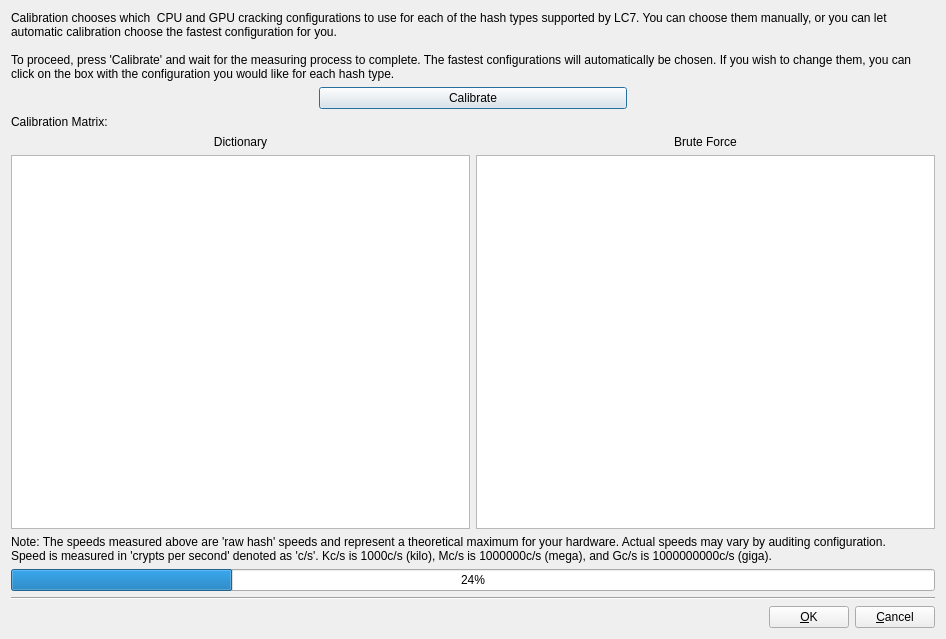
<?xml version="1.0" encoding="UTF-8"?>
<ui version="4.0">
 <class>CalibrationDialog</class>
 <widget class="QDialog" name="CalibrationDialog">
  <property name="geometry">
   <rect>
    <x>0</x>
    <y>0</y>
    <width>946</width>
    <height>639</height>
   </rect>
  </property>
  <property name="windowTitle">
   <string>Calibration</string>
  </property>
  <layout class="QVBoxLayout" name="verticalLayout">
   <item>
    <widget class="QLabel" name="label">
     <property name="text">
      <string>Calibration chooses which  CPU and GPU cracking configurations to use for each of the hash types supported by LC7. You can choose them manually, or you can let automatic calibration choose the fastest configuration for you.

To proceed, press 'Calibrate' and wait for the measuring process to complete. The fastest configurations will automatically be chosen. If you wish to change them, you can click on the box with the configuration you would like for each hash type.</string>
     </property>
     <property name="wordWrap">
      <bool>true</bool>
     </property>
    </widget>
   </item>
   <item>
    <layout class="QHBoxLayout" name="horizontalLayout_3">
     <item>
      <spacer name="horizontalSpacer_2">
       <property name="orientation">
        <enum>Qt::Horizontal</enum>
       </property>
       <property name="sizeHint" stdset="0">
        <size>
         <width>40</width>
         <height>20</height>
        </size>
       </property>
      </spacer>
     </item>
     <item>
      <widget class="QPushButton" name="calibrateButton">
       <property name="sizePolicy">
        <sizepolicy hsizetype="Expanding" vsizetype="Fixed">
         <horstretch>0</horstretch>
         <verstretch>0</verstretch>
        </sizepolicy>
       </property>
       <property name="text">
        <string>Calibrate</string>
       </property>
      </widget>
     </item>
     <item>
      <spacer name="horizontalSpacer_3">
       <property name="orientation">
        <enum>Qt::Horizontal</enum>
       </property>
       <property name="sizeHint" stdset="0">
        <size>
         <width>40</width>
         <height>20</height>
        </size>
       </property>
      </spacer>
     </item>
    </layout>
   </item>
   <item>
    <widget class="QLabel" name="label_3">
     <property name="text">
      <string>Calibration Matrix:</string>
     </property>
    </widget>
   </item>
   <item>
    <layout class="QHBoxLayout" name="horizontalLayout">
     <item>
      <layout class="QVBoxLayout" name="verticalLayout_2">
       <item>
        <widget class="QLabel" name="dictionaryLabel">
         <property name="text">
          <string>Dictionary</string>
         </property>
         <property name="alignment">
          <set>Qt::AlignCenter</set>
         </property>
        </widget>
       </item>
       <item>
        <widget class="QTableWidget" name="calibrationNoMaskTableWidget">
         <property name="contextMenuPolicy">
          <enum>Qt::CustomContextMenu</enum>
         </property>
         <property name="editTriggers">
          <set>QAbstractItemView::NoEditTriggers</set>
         </property>
         <property name="alternatingRowColors">
          <bool>false</bool>
         </property>
         <property name="selectionMode">
          <enum>QAbstractItemView::NoSelection</enum>
         </property>
         <property name="selectionBehavior">
          <enum>QAbstractItemView::SelectItems</enum>
         </property>
         <property name="cornerButtonEnabled">
          <bool>false</bool>
         </property>
         <attribute name="horizontalHeaderStretchLastSection">
          <bool>true</bool>
         </attribute>
        </widget>
       </item>
      </layout>
     </item>
     <item>
      <layout class="QVBoxLayout" name="verticalLayout_3">
       <item>
        <widget class="QLabel" name="bruteForceLabel">
         <property name="text">
          <string>Brute Force</string>
         </property>
         <property name="alignment">
          <set>Qt::AlignCenter</set>
         </property>
        </widget>
       </item>
       <item>
        <widget class="QTableWidget" name="calibrationMaskTableWidget">
         <property name="contextMenuPolicy">
          <enum>Qt::CustomContextMenu</enum>
         </property>
         <property name="editTriggers">
          <set>QAbstractItemView::NoEditTriggers</set>
         </property>
         <property name="selectionMode">
          <enum>QAbstractItemView::NoSelection</enum>
         </property>
         <property name="cornerButtonEnabled">
          <bool>false</bool>
         </property>
         <attribute name="horizontalHeaderStretchLastSection">
          <bool>true</bool>
         </attribute>
        </widget>
       </item>
      </layout>
     </item>
    </layout>
   </item>
   <item>
    <widget class="QLabel" name="label_2">
     <property name="text">
      <string>Note: The speeds measured above are 'raw hash' speeds and represent a theoretical maximum for your hardware. Actual speeds may vary by auditing configuration.
Speed is measured in 'crypts per second' denoted as 'c/s'. Kc/s is 1000c/s (kilo), Mc/s is 1000000c/s (mega), and Gc/s is 1000000000c/s (giga).</string>
     </property>
     <property name="wordWrap">
      <bool>true</bool>
     </property>
    </widget>
   </item>
   <item>
    <widget class="QProgressBar" name="calibrationProgress">
     <property name="value">
      <number>24</number>
     </property>
    </widget>
   </item>
   <item>
    <widget class="Line" name="line">
     <property name="orientation">
      <enum>Qt::Horizontal</enum>
     </property>
    </widget>
   </item>
   <item>
    <layout class="QHBoxLayout" name="horizontalLayout_4">
     <item>
      <spacer name="horizontalSpacer_4">
       <property name="orientation">
        <enum>Qt::Horizontal</enum>
       </property>
       <property name="sizeHint" stdset="0">
        <size>
         <width>40</width>
         <height>20</height>
        </size>
       </property>
      </spacer>
     </item>
     <item>
      <widget class="QPushButton" name="okButton">
       <property name="text">
        <string>&amp;OK</string>
       </property>
      </widget>
     </item>
     <item>
      <widget class="QPushButton" name="cancelButton">
       <property name="text">
        <string>&amp;Cancel</string>
       </property>
      </widget>
     </item>
    </layout>
   </item>
  </layout>
 </widget>
 <resources/>
 <connections/>
</ui>
